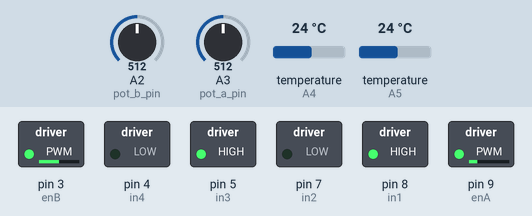
Simulated run of this sketch. Board: Arduino Uno, built with avr-gcc and run on an emulated ATmega328P. Shown: switched loads named in the sketch (green lamp = pin HIGH). Inputs (shaded band) come from the test bench; at power-on: A3 (pot_a_pin) = 512, A2 (pot_b_pin) = 512, temperature (sensors on A4, A5) 24 °C. What the sketch prints to the serial monitor is not drawn.

Above: at 2.3 s.
2.4 s: A3 (pot_a_pin) set to 716
At 3.9 s:
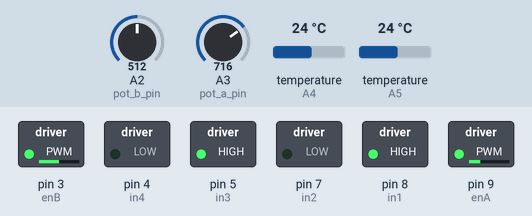
4.6 s: A2 (pot_b_pin) set to 306
At 6.6 s:
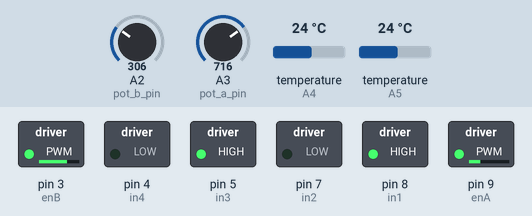
6.9 s: A2 (pot_b_pin) set to 30
At 8.2 s:
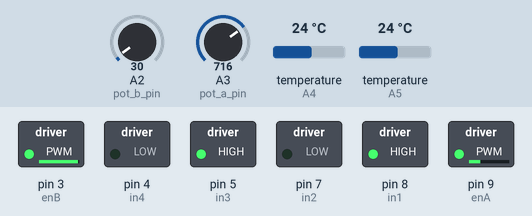
9.0 s: A3 (pot_a_pin) set to 306
At 10.3 s:
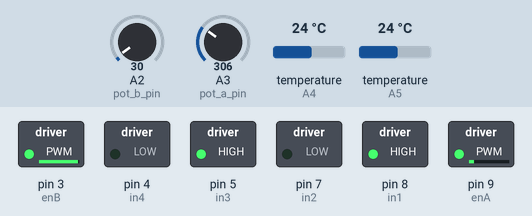
11.1 s: A2 (pot_b_pin) set to 992
At 12.1 s:
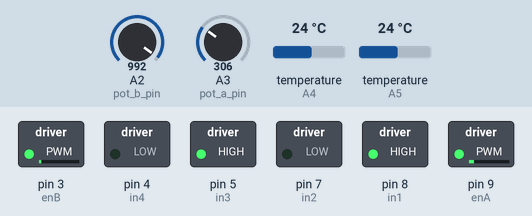
13.2 s: A3 (pot_a_pin) set to 992
At 15.4 s:
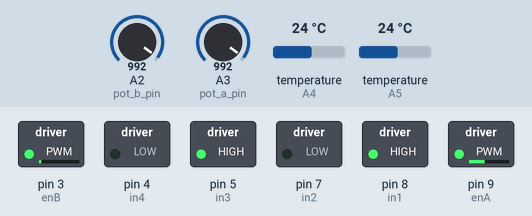
Timing chart, 0 to 16.6 s (numbered marks = the images above; inputs shaded):
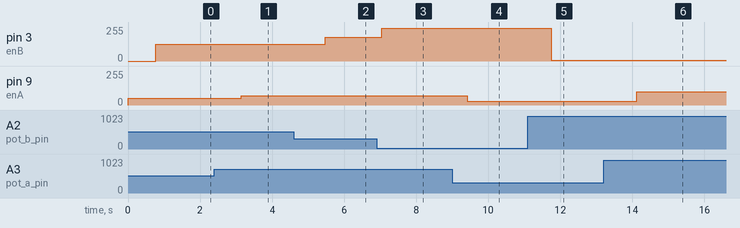

Measured:
- after the input at 2.4 s, pin 9 (enA): 51/255 → 71/255 after 0.74 s
- after the input at 4.6 s, pin 3 (enB): 127/255 → 178/255 after 0.87 s
- after the input at 6.9 s, pin 3 (enB): 178/255 → 247/255 after 0.14 s
- after the input at 9.0 s, pin 9 (enA): 71/255 → 30/255 after 0.42 s
- after the input at 11.1 s, pin 3 (enB): 247/255 → 7/255 after 0.65 s
- after the input at 13.2 s, pin 9 (enA): 30/255 → 98/255 after 0.93 s

The sketch:

heat_and_cooling_v1.ino
```cpp
#include <OneWire.h>
#include <DallasTemperature.h>

// potentiometer pins
#define pot_a_pin A3
#define pot_b_pin A2

// temp sensor pins
#define temp_a_pin A5
#define temp_b_pin A4

// potentiometer input
int pot_a_value;
int pot_b_value;

// voltage output (PWM)
int voltage_output_a;
int voltage_output_b;

// temp sensor value
int temp_a_value;
int temp_b_value;

// H-bridge A connections
int enA = 9;
int in1 = 8;
int in2 = 7;
// H-bridge B connections
int enB = 3;
int in3 = 5;
int in4 = 4;

// temp sensor library definitions
OneWire oneWireA (temp_a_pin);
OneWire oneWireB (temp_b_pin);
DallasTemperature sensorA(&oneWireA);
DallasTemperature sensorB(&oneWireB);

void setup() {
  Serial.begin(9600);
  pinMode(pot_a_pin, INPUT);
  pinMode(pot_b_pin, INPUT);

  // Turn off motors - Initial state
  pinMode(enA, OUTPUT);
	pinMode(enB, OUTPUT);
	pinMode(in1, OUTPUT);
	pinMode(in2, OUTPUT);
	pinMode(in3, OUTPUT);
	pinMode(in4, OUTPUT);

  // Turn on motors - Initial state
	digitalWrite(in1, HIGH);
	digitalWrite(in2, LOW);
	digitalWrite(in3, HIGH);
	digitalWrite(in4, LOW);
}

void loop() {
  // Side A
  pot_a_value = analogRead(pot_a_pin); // reads the sensor (knop)
  voltage_output_a = map(pot_a_value, 0, 1023, 0, 102); // translates from sensor scale (0-1023) to heat output scale (0-102) [0 - 4.95 V]
  analogWrite(enA, voltage_output_a); // updates the heat output
  sensorA.requestTemperatures();
  temp_a_value = int(sensorA.getTempCByIndex(0));

  // Side B
  pot_b_value = 1023-analogRead(pot_b_pin); // reads the sensor (knop), and reverse direction for equal interaction on the box
  voltage_output_b = map(pot_b_value, 0, 1023, 0, 255);
  analogWrite(enB, voltage_output_b);
  sensorB.requestTemperatures();
  temp_b_value = int(sensorB.getTempCByIndex(0));


  // Voltage output side A
  Serial.print(1); // channel
  Serial.print('c');
  Serial.print(voltage_output_a); // value
  Serial.print('w');
  delay(10);
  // Temperature sensor side A
  if (temp_a_value != -127){ // skip sending if no sensor is connected (-127)
    Serial.print(2); // channel
    Serial.print('c');
    Serial.print(temp_a_value); // value
    Serial.print('w');
    delay(10);
  }

  // Voltage output side B
  Serial.print(3); // channel
  Serial.print('c');
  Serial.print(voltage_output_b); // value
  Serial.print('w');
  delay(10);
  // Temperature sensor side B
  if (temp_b_value != -127){ // skip sending if no sensor is connected (-127)
    Serial.print(4); // channel
    Serial.print('c');
    Serial.print(temp_b_value); // value
    Serial.print('w');
    delay(10);
  }
  //delay(1000);
}
```
